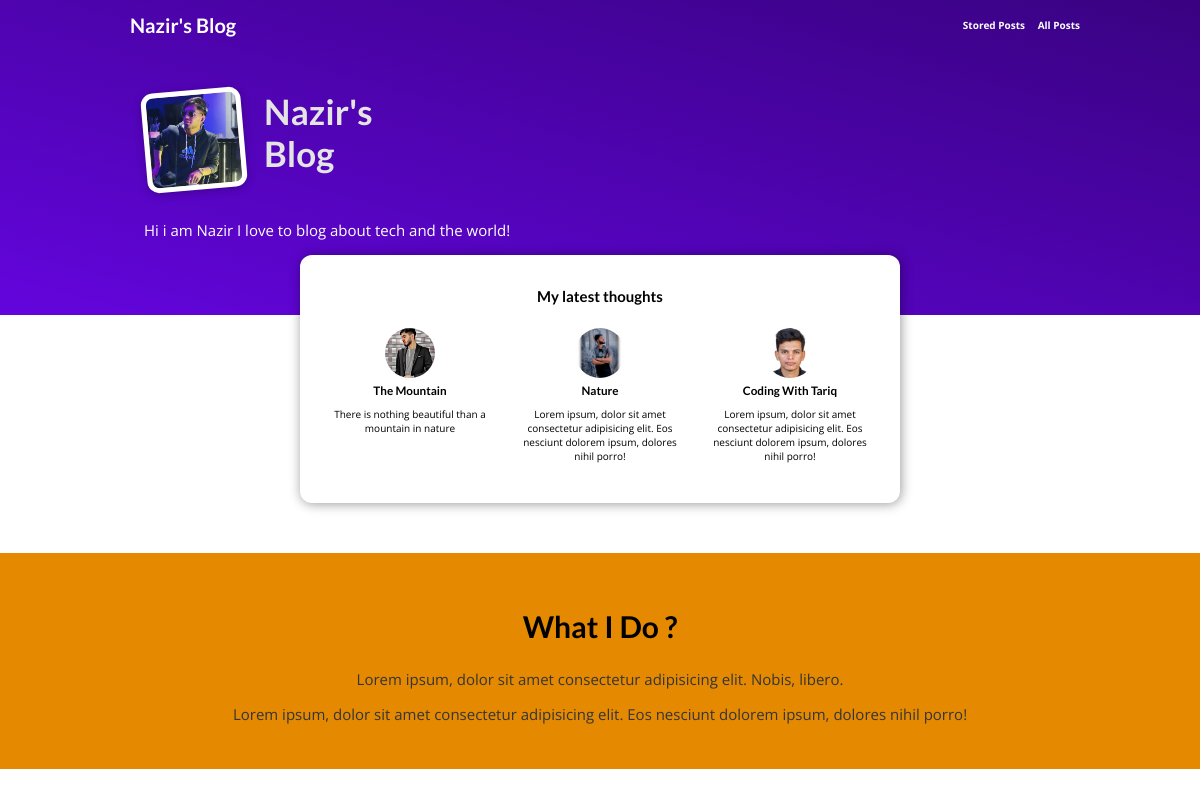
The page / on the database its author committed.
### blog/models.py (models this page shows)
class Post(models.Model):
  title = models.CharField(max_length=100)
  excerpt = models.CharField(max_length=150)
  image = models.ImageField(upload_to='post')
  date = models.DateField(auto_now=True, null=True)
  slug = models.SlugField(unique=True, db_index=True)
  content = models.TextField()
  author = models.ForeignKey(Author, on_delete=models.SET_NULL, related_name="posts", null=True)
  tags = models.ManyToManyField(Tag)

### blog/views.py (the view)
# urls.py: path('', views.StartingPageView.as_view(), name='starting_page'),
class StartingPageView(ListView):
  template_name = 'blog/index.html'
  model = Post
  ordering = ['-date']
  context_object_name = 'posts'
  def get_queryset(self):
    query =  super().get_queryset()
    data = query[:3]
    return data

### blog/templates/blog/index.html (shortened to what this page needs)
{% extends "base.html" %}
{% load static %}
{% block css_files %}
  <link rel="stylesheet" href="{% static "blog/index.css" %}">
  <link rel="stylesheet" href="{% static "blog/post.css" %}">
{% endblock  %}
{% block content %}
  <section id="welcome">
    <header>
      <img src="{% static "images/Nazir.jpg" %}" alt="Nazir">
      <h2>Nazir's Blog</h2>
    </header>
    <p>Hi i am Nazir I love to blog about tech and the world!</p>
  </section>
  <section id="latest-posts">
    <h2>My latest thoughts</h2>
    <ul>
      {% for post in posts  %}
       {% include "blog/includes/posts.html" %}
     {% endfor %}
    </ul>
  </section>
  <section id="about">
    <h2>What I Do ?</h2>
    <p>Lorem ipsum, dolor sit amet consectetur adipisicing elit. Nobis, libero.</p>
    <p>Lorem ipsum, dolor sit amet consectetur adipisicing elit. Eos nesciunt dolorem ipsum, dolores nihil porro!</p>
  </section>
{% endblock  %}

### blog/templates/blog/includes/posts.html
<li>
        <article class="post">
          <a href="{% url "post-detail-page" post.slug %}">
            <img src="{{post.image.url}}" alt="{{post.title}}">
            <div class="post__content">
              <h3>{{post.title}}</h3>
              <p>
                {{post.excerpt}}
              </p>
            </div>
          </a>
        </article>
      </li>

### static/app.css (style rules this page uses)
* { box-sizing: border-box; }
html { font-family: 'Open Sans', 'Lato', sans-serif; font-size: 62.5%; }
body { margin: 0; }
h1, h2, h3 { font-family: 'Lato', sans-serif; font-weight: bold; }

### blog/static/blog/index.css (style rules this page uses)
#welcome { background: linear-gradient(to right top, #6305dd, #390281); padding: 6rem 12%; }
#welcome header { display: flex; align-items: flex-start; margin: 3rem auto; }
#welcome img { width: 10rem; height: 10rem; object-fit: cover; object-position: top; border: 5px solid white; border-radius: 12px; background-color: #ffe1bf; transform: rotateZ(-5deg); box-shadow: 0 2px 8px rgba(0, 0, 0, 0.25); }
#welcome h2 { font-size: 3.5rem; margin: 0 0 0 2rem; color: #e4e4e4; width: 10rem; }
#welcome p { color: white; font-size: 1.5rem; }
#latest-posts { background-color: white; padding: 2rem; border-radius: 12px; width: 60rem; margin: -6rem auto 2rem auto; box-shadow: 1px 1px 12px rgba(0, 0, 0, 0.4); }
#latest-posts h2 { text-align: center; }
#latest-posts ul { list-style: none; margin: 0; padding: 0; display: flex; gap: 1rem; }
#latest-posts li { flex: 1; }
#about { text-align: center; padding: 3rem; background-color: #e48900; margin-top: 5rem; }
#about h2 { font-size: 3rem; }
#about p { font-size: 1.5rem; color: #353535; }
.post__content { text-align: center; }
.post a { color: #000; text-decoration: none; }

### blog/static/blog/post.css (style rules this page uses)
.post { display: flex; flex-direction: column; align-items: center; text-align: center; }
.post a { text-decoration: none; color: black; transition: all 0.2s ease; padding: 1rem; }
.post img { width: 5rem; height: 5rem; object-fit: cover; border-radius: 50%; }
.post h3 { margin: 0.25rem 0; }

### rows shown on the page
Post: image (picture), title "The Mountain", excerpt "There is nothing beautiful than a mountain in nature"
Post: image (picture), title "Nature", excerpt "Lorem ipsum, dolor sit amet consectetur adipisicing elit. Eos nesciunt dolorem ipsum, dolores nihil porro!"
Post: image (picture), title "Coding With Tariq", excerpt "Lorem ipsum, dolor sit amet consectetur adipisicing elit. Eos nesciunt dolorem ipsum, dolores nihil porro!"
